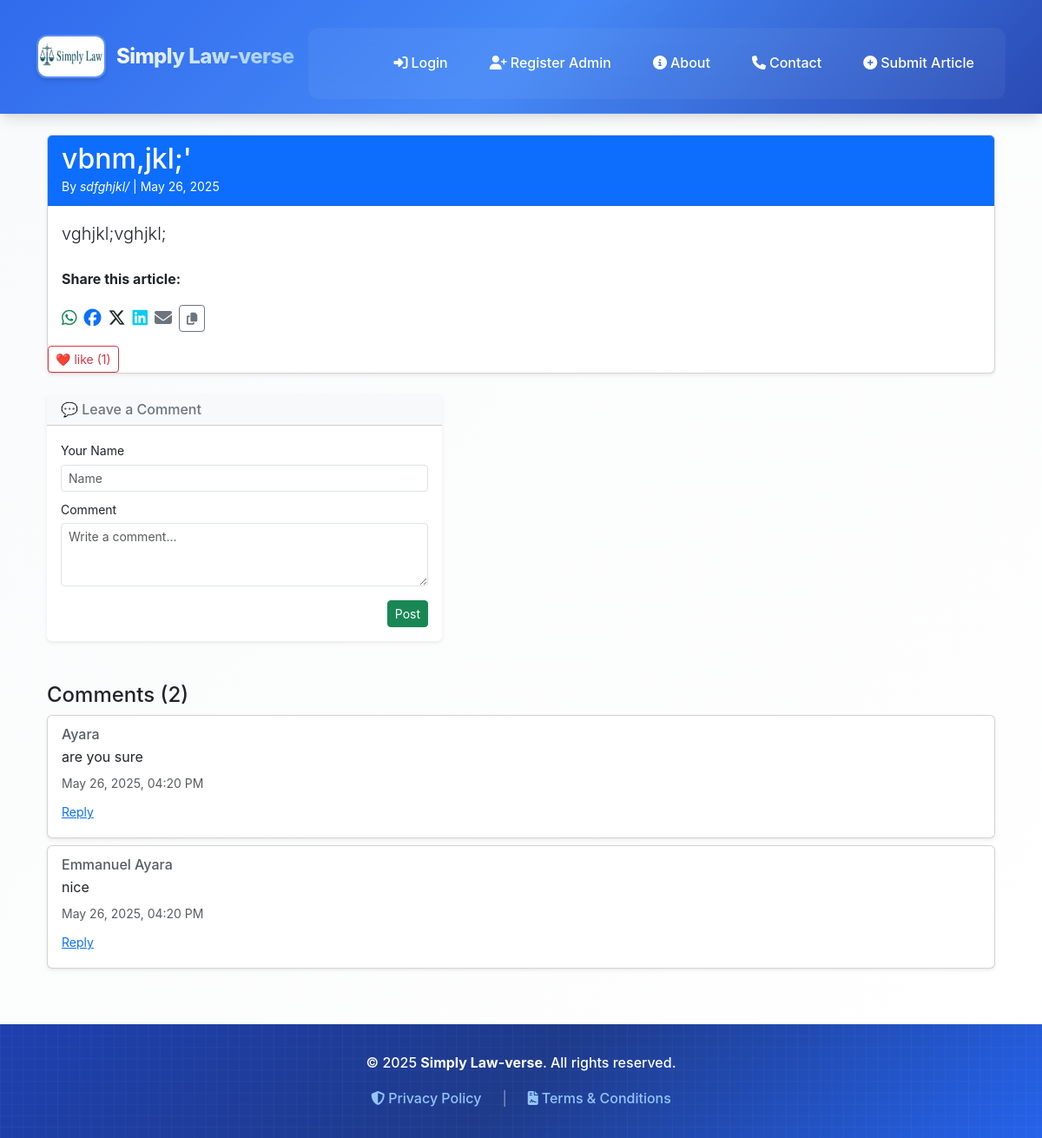
The app's page /read/8 with its own data.
### models.py (models this page shows)
class Article(db.Model):
    id = db.Column(db.Integer, primary_key=True)
    email = db.Column(db.String(120))
    title = db.Column(db.String(100), nullable=False)
    content = db.Column(db.Text, nullable=False)
    author = db.Column(db.String(100), nullable=False)
    date_posted = db.Column(db.DateTime, default=datetime.utcnow)
    comments = db.relationship('Comment', backref='article', lazy=True)
    likes = db.Column(db.Integer, default=0, nullable=False)
    status = db.Column(db.String(20), nullable=False, default='pending')
    views = db.Column(db.Integer, default=0)
    date_submitted = db.Column(db.DateTime, default=datetime.utcnow)
    cover_image = db.Column(db.String(100))  # New field
    document_filename = db.Column(db.String(120), nullable=True)
    category = db.Column(db.String(100), nullable=False, default='General')
    approved = db.Column(db.Boolean, default=False)  # <- important!

class Comment(db.Model):
    id = db.Column(db.Integer, primary_key=True)
    name = db.Column(db.String(100), nullable=False)
    email = db.Column(db.String(120))
    content = db.Column(db.Text, nullable=False)
    date_posted = db.Column(db.DateTime, default=datetime.utcnow)
    article_id = db.Column(db.Integer, db.ForeignKey('article.id'))  # Add this
    parent_id = db.Column(db.Integer, db.ForeignKey('comment.id'), nullable=True)
    replies = db.relationship('Comment', backref=db.backref('parent', remote_side=[id]), lazy='dynamic')

### routes.py (the view, shortened to what this page needs)
    @app.route('/read/<int:article_id>')
    def read_more(article_id):
        article = Article.query.get_or_404(article_id)
        article.views = article.views + 1 if article.views else 1
        db.session.commit()
        visit = Visit(article_id=article.id)
        db.session.add(visit)
        db.session.commit()
        form = CommentForm()
        comments = Comment.query.filter_by(article_id=article_id).order_by(Comment.date_posted.desc()).all()
        return render_template('read_more.html', article=article, comments=comments)

### forms.py
class CommentForm(FlaskForm):
    name = StringField('Name', validators=[DataRequired()])
    email = StringField('Email', validators=[Email()])
    content = TextAreaField('Comment', validators=[DataRequired()])
    parent_id = HiddenField()
    submit = SubmitField('Post Comment')

### templates/read_more.html (shortened to what this page needs)
{% extends 'layout.html' %}
{% block content %}
<div class="container mt-4">
  <div class="card shadow-sm">
    <div class="card-header bg-primary text-white">
      <h2 class="mb-0">{{ article.title }}</h2>
      <small>By <em>{{ article.author }}</em> | {{ article.date_posted.strftime('%B %d, %Y') if article.date_posted else 'Unpublished' }}</small>
    </div>
    <div class="card-body">
      <p class="lead">{{ article.content }}</p>
      <div class="mt-4">
        <div class="mt-4">
        <p><strong>Share this article:</strong></p>
        <div class="d-flex gap-2 align-items-center">
            <a href="https://wa.me/?text={{ request.url }}" target="_blank" title="Share on WhatsApp" class="text-success fs-5">
            <i class="fab fa-whatsapp"></i>
            </a>
            <a href="https://www.facebook.com/sharer/sharer.php?u={{ request.url }}" target="_blank" title="Share on Facebook" class="text-primary fs-5">
            <i class="fab fa-facebook"></i>
            </a>
            <a href="https://twitter.com/intent/tweet?url={{ request.url }}&text={{ article.title }}" target="_blank" title="Share on X" class="text-dark fs-5">
            <i class="fab fa-x-twitter"></i>
            </a>
            <a href="https://www.linkedin.com/shareArticle?mini=true&url={{ request.url }}&title={{ article.title }}" target="_blank" title="Share on LinkedIn" class="text-info fs-5">
            <i class="fab fa-linkedin"></i>
            </a>
            <a href="mailto:?subject={{ article.title }}&body={{ request.url }}" title="Share via Email" class="text-secondary fs-5">
            <i class="fas fa-envelope"></i>
            </a>
            <button onclick="copyLink('{{ request.url }}')" class="btn btn-sm btn-outline-secondary" title="Copy Link">
            <i class="fas fa-copy"></i>
            </button>
        </div>
        </div>
        </div>
    </div>
        <form action="{{ url_for('like_article', article_id=article.id) }}" method="post" style="display:inline;">
        <button type="submit" class="btn btn-sm btn-outline-danger">
            ❤️ like ({{ article.likes }})
        </button>
        </form>
</div>
<div class="mt-4 d-flex justify-content-left">
  <div class="col-md-5">
    <div class="card shadow-sm border-0">
      <div class="card-header bg-light">
        <h6 class="mb-0 text-secondary">💬 Leave a Comment</h6>
      </div>
      <div class="card-body p-3">
        <form method="POST" action="{{ url_for('comment', article_id=article.id) }}">
          <div class="mb-2">
            <label class="form-label small mb-1">Your Name</label>
            <input type="text" class="form-control form-control-sm" name="name" placeholder="Name" required>
          </div>
          <div class="mb-3">
            <label class="form-label small mb-1">Comment</label>
            <textarea class="form-control form-control-sm" name="comment" rows="3" placeholder="Write a comment..." required></textarea>
          </div>
          <div class="text-end">
            <button type="submit" class="btn btn-sm btn-success">Post</button>
          </div>
        </form>
      </div>
    </div>
  </div>
</div>
{% macro render_comment(comment) %}
  <div class="card mb-2 ms-{{ 3 * (comment.level or 0) }} shadow-sm">
    <div class="card-body">
      <h6 class="card-subtitle mb-1 text-muted">{{ comment.name }}</h6>
      <p class="card-text mb-1">{{ comment.content }}</p>
      <small class="text-muted">{{ comment.date_posted.strftime('%B %d, %Y, %I:%M %p') if comment.date_posted else '' }}</small>
      <div class="mt-2">
        <a href="#" class="small reply-link text-primary" data-comment-id="{{ comment.id }}">Reply</a>
      </div>
    </div>
  </div>
{% endmacro %}
{% if comments %}
  <div class="mt-5">
    <h4>Comments ({{ comments|length }})</h4>
    {% for comment in comments if not comment.parent_id %}
      {{ render_comment(comment) }}
    {% endfor %}
  </div>
{% else %}
  <p class="mt-4 text-muted">No comments yet. Be the first to comment!</p>
{% endif %}
{% endblock %}

### templates/layout.html (style rules this page uses)
:root { --primary-blue: #2563eb; --secondary-blue: #3b82f6; --dark-blue: #1e40af; --light-blue: #60a5fa; --accent-blue: #93c5fd; --navy-blue: #1e3a8a; --white: #ffffff; --gray-50: #f9fafb; --gray-100: #f3f4f6; --gray-200: #e5e7eb; --gray-600: #4b5563; --gray-900: #111827; --shadow-sm: 0 1px 2px 0 rgba(0, 0, 0, 0.05); --shadow-md: 0 4px 6px -1px rgba(0, 0, 0, 0.1), 0 2px 4px -1px rgba(0, 0, 0, 0.06); --shadow-lg: 0 10px 15px -3px rgba(0, 0, 0, 0.1), 0 4px 6px -2px rgba(0, 0, 0, 0.05); --shadow-xl: 0 20px 25px -5px rgba(0, 0, 0, 0.1), 0 10px 10px -5px rgba(0, 0, 0, 0.04); }
* { box-sizing: border-box; }
body { background: linear-gradient(135deg, var(--gray-50) 0%, var(--white) 100%); font-family: -apple-system, BlinkMacSystemFont, 'Segoe UI', 'Roboto', 'Helvetica Neue', Arial, sans-serif; line-height: 1.6; margin: 0; padding: 0; }

### records on screen
Article: title "vbnm,jkl;'", author "sdfghjkl/", date_posted "May 26, 2025", content "vghjkl;vghjkl;", likes "1"
Comment: name "Ayara", content "are you sure", date_posted "May 26, 2025, 04:20 PM"
Comment: name "Emmanuel Ayara", content "nice", date_posted "May 26, 2025, 04:20 PM"

### other values on screen
{{ comments|length }} "2"
{{ current_year or '2025' }} "2025"
